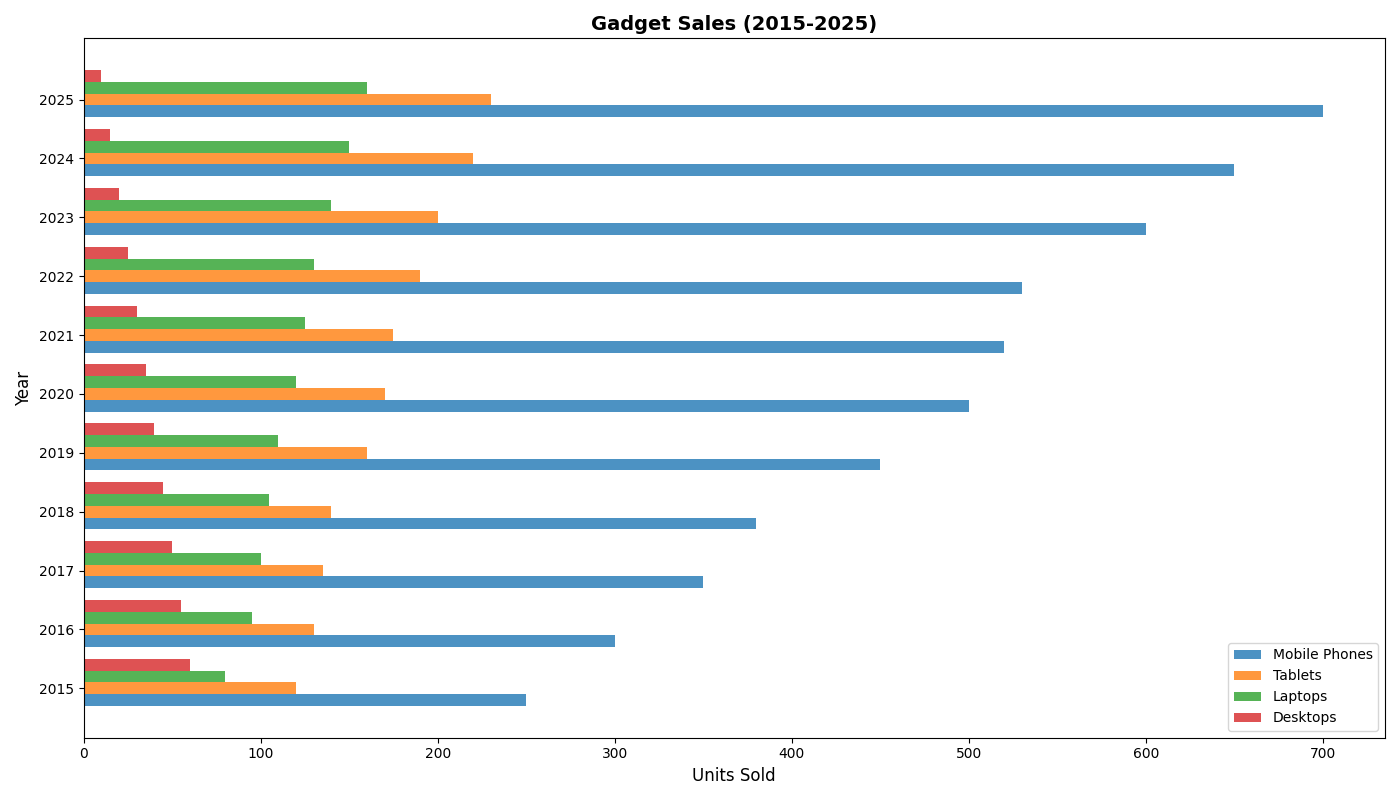

Python code for this plot:
import matplotlib.pyplot as plt
import numpy as np

years = np.arange(2015, 2026)

mobile_phones = [250, 300, 350, 380, 450, 500, 520, 530, 600, 650, 700]
tablets = [120, 130, 135, 140, 160, 170, 175, 190, 200, 220, 230]
laptops = [80, 95, 100, 105, 110, 120, 125, 130, 140, 150, 160]
desktops = [60, 55, 50, 45, 40, 35, 30, 25, 20, 15, 10]

fig, ax = plt.subplots(figsize=(14, 8))

bar_height = 0.2
years_shifted = np.arange(len(years))

ax.barh(years_shifted - bar_height, mobile_phones, height=bar_height, color='#1f77b4', alpha=0.8, label='Mobile Phones')
ax.barh(years_shifted, tablets, height=bar_height, color='#ff7f0e', alpha=0.8, label='Tablets')
ax.barh(years_shifted + bar_height, laptops, height=bar_height, color='#2ca02c', alpha=0.8, label='Laptops')
ax.barh(years_shifted + 2 * bar_height, desktops, height=bar_height, color='#d62728', alpha=0.8, label='Desktops')

ax.set_title('Gadget Sales (2015-2025)', fontsize=14, fontweight='bold')
ax.set_xlabel('Units Sold', fontsize=12)
ax.set_ylabel('Year', fontsize=12)
ax.set_yticks(years_shifted)
ax.set_yticklabels(years)
ax.legend()

plt.tight_layout()
plt.show()
